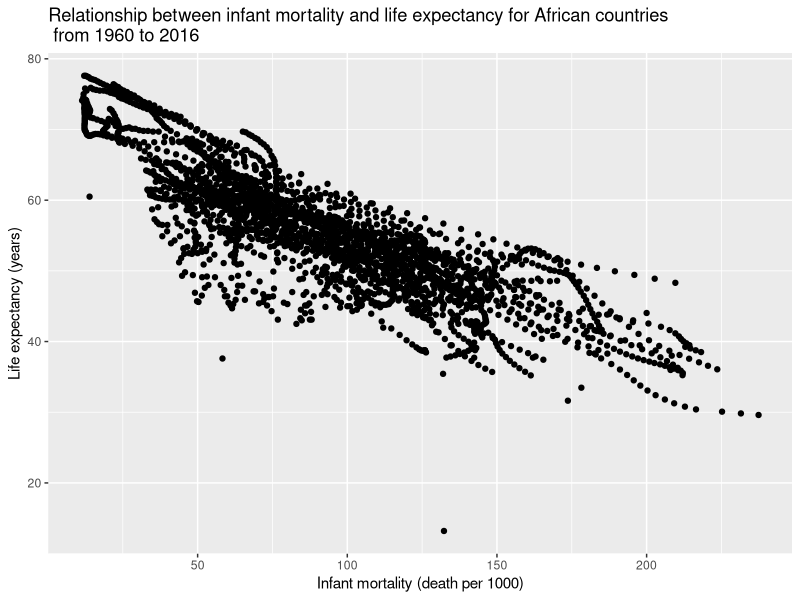
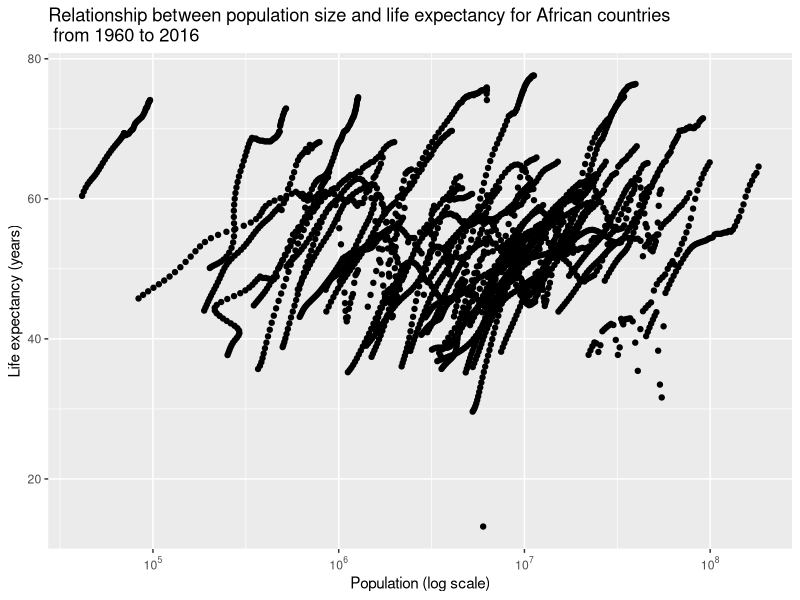
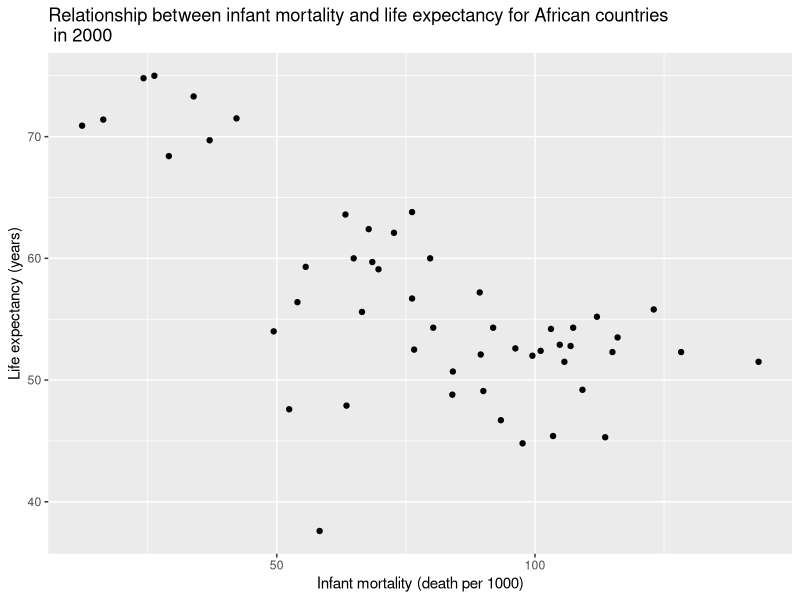
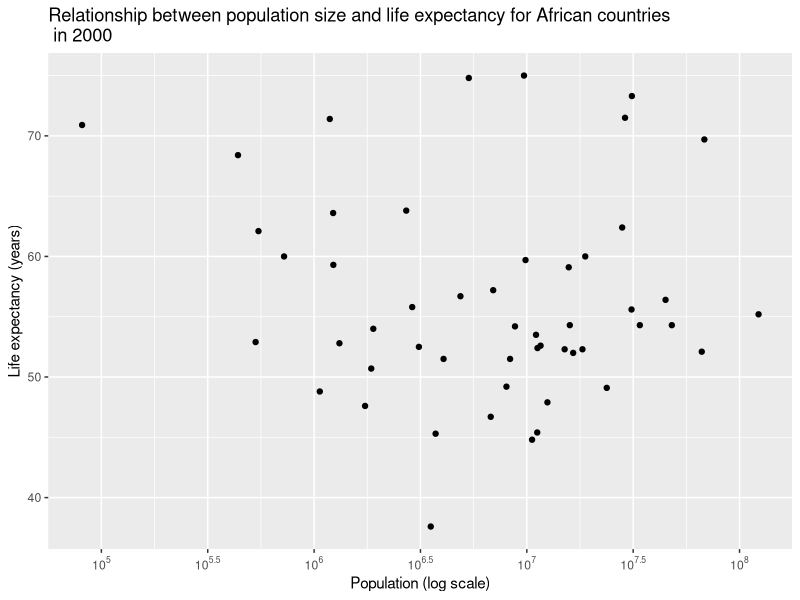

Write the R code that produced these figures, in order.
## ---- chunk 1
## load R packages
library(tidyverse) # tidyverse offers great tools for data wrangling and visualization
library(scales) # to access break formatting functions
library(dslabs) # to use the gapminder data from this package
## ---- chunk 2
#Use help to access to the documentation page for gapminder data
help(gapminder)
#get an overview of data structure
str(gapminder)
## ---- chunk 3
#Here is the data summary
summary(gapminder)
## ---- chunk 4
#determine the type of object gapminder is
class(gapminder)
## ---- chunk 5
#assign African countries to a new object
africadata <- subset(gapminder, continent == "Africa")

#create two new objects
imr.le <- africadata[,c("infant_mortality","life_expectancy")]#first one contains "infant_mortality" and "life_expectancy"
pop.le <- africadata[,c("population","life_expectancy")]#first one contains "population " and "life_expectancy"
## ---- chunk 6
#get an overview of the data
str(africadata)
## ---- chunk 7
#check the summary of the data
summary(africadata)
## ---- chunk 8
#take a look at data structure and summary for the new object imr.le
str(imr.le)
summary(imr.le)
## ---- chunk 9
#take a look at data structure and summary for the new object pop.le
str(pop.le)
summary(pop.le)
## ---- chunk 10
#scatter plot of infant mortality and life expectancy from 1960 to 2016
imr.le %>% 
  ggplot(aes(x=infant_mortality, y=life_expectancy)) +
  geom_point() +
  #add plot title
  ggtitle("Relationship between infant mortality and life expectancy for African countries\n from 1960 to 2016") + 
  #change x-axis label
  xlab("Infant mortality (death per 1000)") + 
  #change y-axis label
  ylab("Life expectancy (years)") 
## ---- chunk 11
#scatterplot of population and life expectancy from 1960 to 2016
pop.le %>% 
  ggplot(aes(x=population, y=life_expectancy)) +
  geom_point() +
  #transform and reformat x-axis to log scale
  scale_x_continuous(trans = 'log10',
                     labels = trans_format("log10", math_format(10^.x))) + 
  #add plot title
  ggtitle("Relationship between population size and life expectancy for African countries\n from 1960 to 2016") + 
  #change x-axis label
  xlab("Population (log scale)") + 
  #change y-axis label
  ylab("Life expectancy (years)") 
  
## ---- chunk 12
#write code that figures out which years have missing data for infant mortality
africadata %>% 
      group_by(year) %>% 
      summarise(infant_mortality_na = sum(is.na(infant_mortality))) %>% 
      filter(infant_mortality_na > 0) #missing up to 1981 and 2016
## ---- chunk 13
#create new object to extract data for 2000
africadata2000 <- africadata[africadata$year == 2000,]

#take a look at data structure and summary
str(africadata2000)
summary(africadata2000)
## ---- chunk 14
#scatterplot of infant mortality and life expectancy only for year of 2000
africadata2000 %>% 
  ggplot(aes(x=infant_mortality, y=life_expectancy)) +
  geom_point() +
  ggtitle("Relationship between infant mortality and life expectancy for African countries\n in 2000") + #add plot title
  xlab("Infant mortality (death per 1000)") + #change x-axis label
  ylab("Life expectancy (years)") #change y-axis label
## ---- chunk 15
#scatterplot of population and life expectancy only for year of 2000
africadata2000 %>% 
  ggplot(aes(x=population, y=life_expectancy)) +
  geom_point() +
  scale_x_continuous(trans = 'log10', breaks = trans_breaks("log10", function(x) 10^x),
              labels = trans_format("log10", math_format(10^.x))) + #transform and reformat x-axis to log scale
  ggtitle("Relationship between population size and life expectancy for African countries\n in 2000") + #add plot title
  xlab("Population (log scale)") + #change x-axis label
  ylab("Life expectancy (years)") #change y-axis label
## ---- chunk 16
# fit a linear model to regress life expectancy on infant mortality using only 2000 data
fit1 <- lm(life_expectancy ~ infant_mortality, data = africadata2000)
summary(fit1)

## ---- chunk 17
# fit a linear model to regress life expectancy on population size using only 2000 data
fit2 <- lm(life_expectancy ~ population, data = africadata2000)
summary(fit2)
